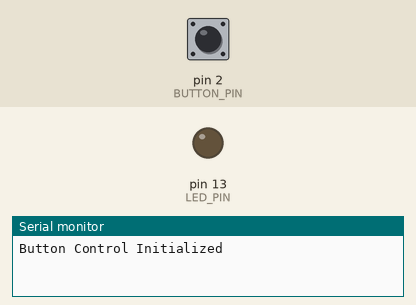
Recording of a sketch running on a simulated Arduino Uno, built with avr-gcc and run on an emulated ATmega328P. On the bench: output pins drawn as LEDs (lit = HIGH), the last lines printed to the serial monitor. Inputs (shaded band) come from the test bench; at power-on: pin 2 (BUTTON_PIN) HIGH.

Above: at 1.2 s.
1.3 s: pin 2 (BUTTON_PIN) pulled LOW for 0.15 s
At 1.9 s:
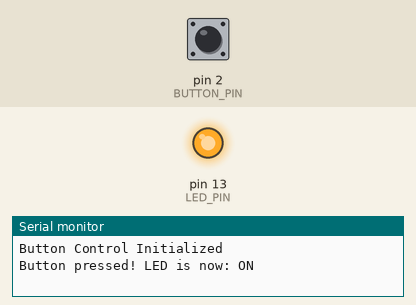
2.9 s: pin 2 (BUTTON_PIN) pulled LOW for 1 s
At 4.3 s:
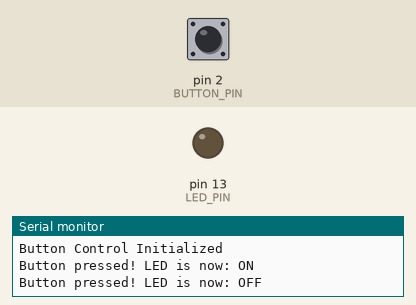
5.4 s: pin 2 (BUTTON_PIN) pulled LOW for 3.2 s
At 6.2 s:
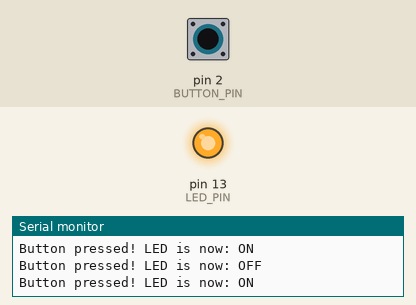
Timing chart, 0 to 8.4 s (numbered marks = the images above; inputs shaded):
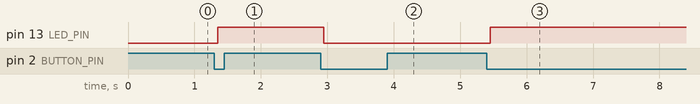

The sketch:

button_control.ino
```cpp
/*
  Button Control Template

  Debounced button input with LED control.
*/

// Pin definitions
const int BUTTON_PIN = 2;
const int LED_PIN = 13;

// Variables
int buttonState = 0;
int lastButtonState = 0;
int ledState = LOW;

// Debounce variables
unsigned long lastDebounceTime = 0;
unsigned long debounceDelay = 50;

void setup() {
  // Initialize serial communication
  Serial.begin(9600);

  // Configure pins
  pinMode(BUTTON_PIN, INPUT_PULLUP);  // Use internal pull-up resistor
  pinMode(LED_PIN, OUTPUT);

  digitalWrite(LED_PIN, ledState);

  Serial.println("Button Control Initialized");
}

void loop() {
  // Read button state
  int reading = digitalRead(BUTTON_PIN);

  // Check if button state changed (with debouncing)
  if (reading != lastButtonState) {
    lastDebounceTime = millis();
  }

  if ((millis() - lastDebounceTime) > debounceDelay) {
    // If the button state has changed
    if (reading != buttonState) {
      buttonState = reading;

      // Only toggle the LED if the button is pressed (LOW due to pullup)
      if (buttonState == LOW) {
        ledState = !ledState;
        digitalWrite(LED_PIN, ledState);

        Serial.print("Button pressed! LED is now: ");
        Serial.println(ledState ? "ON" : "OFF");
      }
    }
  }

  lastButtonState = reading;
}
```

Measured:
- after the input at 1.3 s, pin 13 (LED_PIN): LOW → HIGH after 0.05 s
- after the input at 2.9 s, pin 13 (LED_PIN): HIGH → LOW after 0.05 s
- after the input at 5.4 s, pin 13 (LED_PIN): LOW → HIGH after 0.05 s
